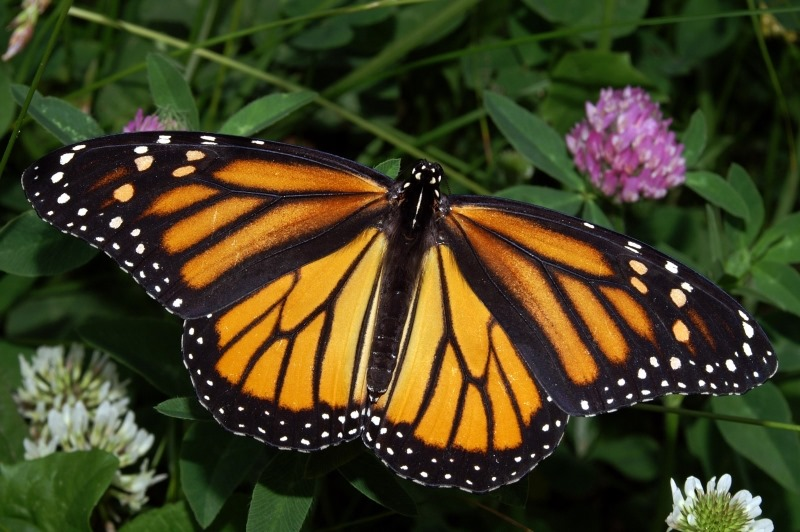
#> input picture lab8/Butterfly.jpg, 800 x 532 px
$ jupyter execute Lab8_Task_Solution.ipynb   (older library calls are emulated)
#> lines starting #> are read from the running program, lines starting #| are printed output that depends on the picture
# **Lab 8 Task - Edge Detection**

**Objective:** Apply and compare edge detection methods using Python and OpenCV, and investigate how parameter changes affect the detected edges.

[cell 1]
import cv2
import numpy as np
import matplotlib.pyplot as plt

imgFile = 'Butterfly.jpg'

## **Task 1: Apply Edge Detection Methods**

Selected image: `Butterfly.jpg`

[cell 2]
img = cv2.imread(imgFile)
#> img is the input picture: shape (532, 800, 3); mean B, G, R 33, 63.4, 66.8
gray = cv2.cvtColor(img, cv2.COLOR_BGR2GRAY)
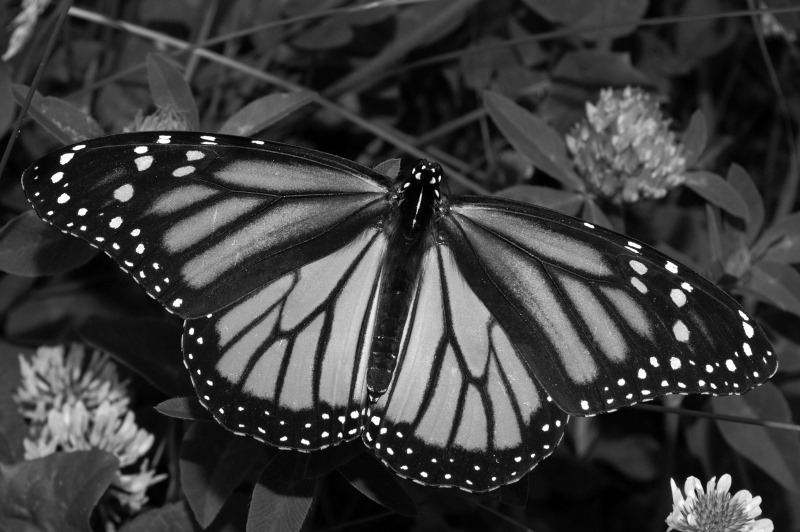
#> gray: shape (532, 800); min 0, max 255, mean 60.9
blurred = cv2.GaussianBlur(gray, (5, 5), 0)

### **Sobel Edge Detector**

[cell 3]
sobelx = cv2.Sobel(blurred, cv2.CV_64F, 1, 0, ksize=3)
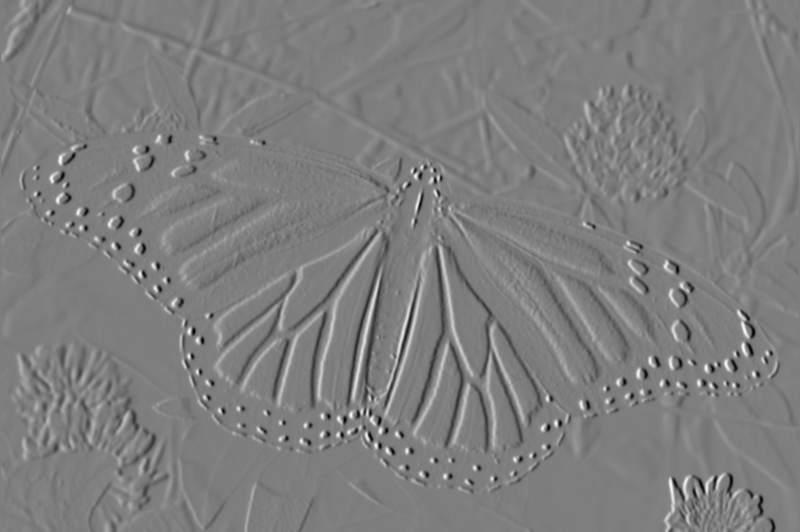
#> sobelx: shape (532, 800) float64; min -544, max 553, mean 0; drawn with min black and max white
sobely = cv2.Sobel(blurred, cv2.CV_64F, 0, 1, ksize=3)
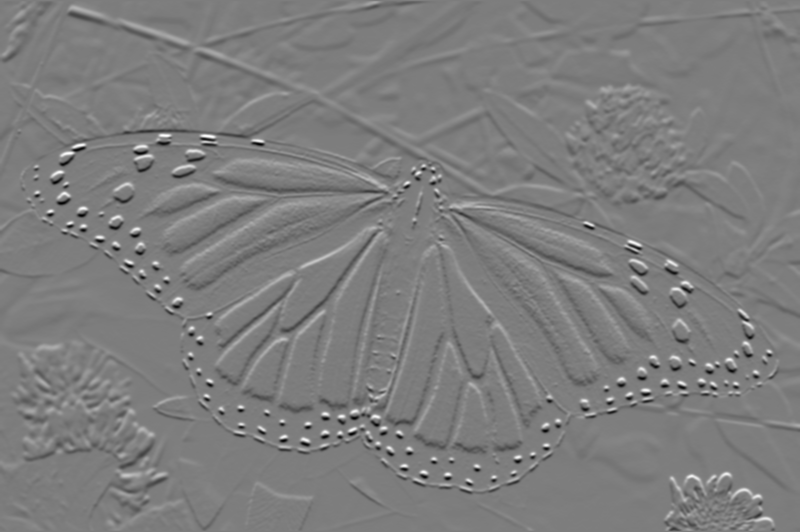
#> sobely: shape (532, 800) float64; min -563, max 579, mean -0.2; drawn with min black and max white
sobel_combined = cv2.magnitude(sobelx, sobely)
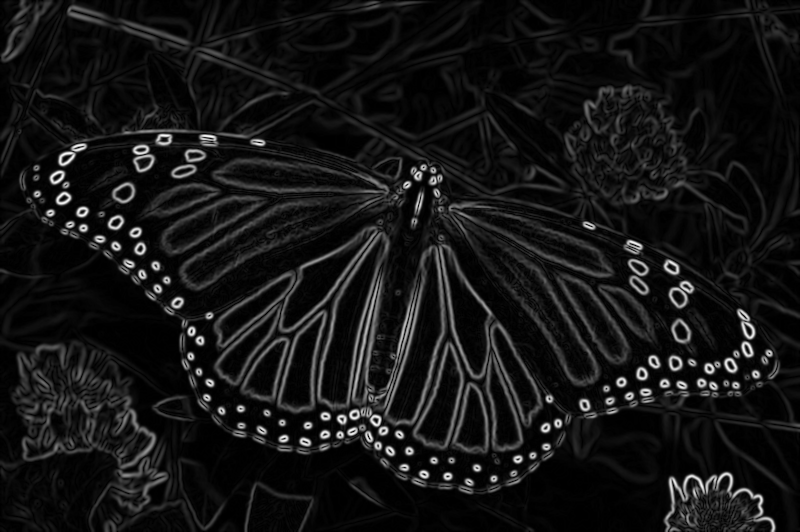
#> sobel_combined: shape (532, 800) float64; min 0, max 586.4, mean 48.7; drawn with min black and max white
sobel_final = np.uint8(np.clip(sobel_combined, 0, 255))
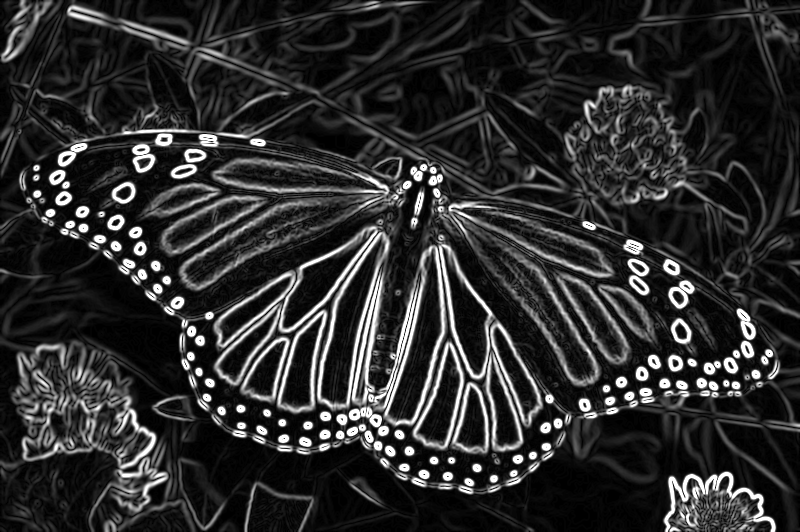
#> sobel_final: shape (532, 800); min 0, max 255, mean 45.2

### **Prewitt Edge Detector**

[cell 4]
kernel_x = np.array([[-1, 0, 1], [-1, 0, 1], [-1, 0, 1]], dtype=np.float64)
kernel_y = np.array([[-1, -1, -1], [0, 0, 0], [1, 1, 1]], dtype=np.float64)
prewitt_x = cv2.filter2D(blurred, cv2.CV_64F, kernel_x)
prewitt_y = cv2.filter2D(blurred, cv2.CV_64F, kernel_y)
prewitt_combined = cv2.magnitude(prewitt_x, prewitt_y)
prewitt_final = np.uint8(np.clip(prewitt_combined, 0, 255))
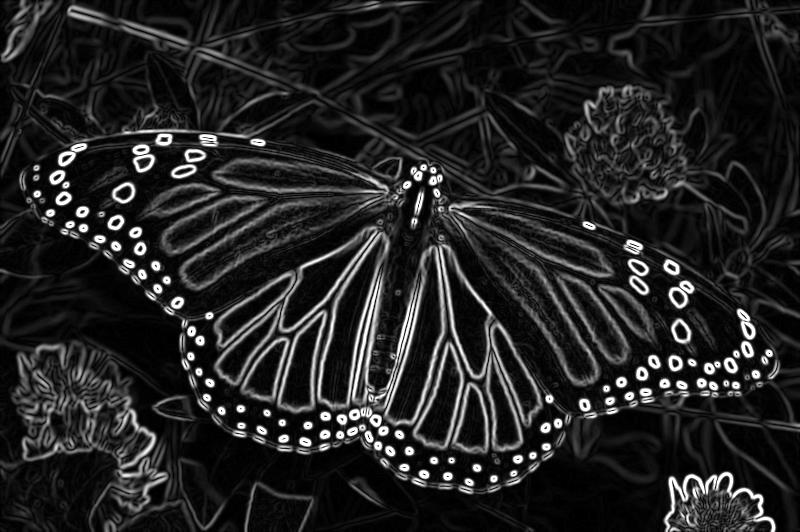
#> prewitt_final: shape (532, 800); min 0, max 255, mean 35

### **Canny Edge Detector**

[cell 5]
canny_edges = cv2.Canny(blurred, 50, 150)
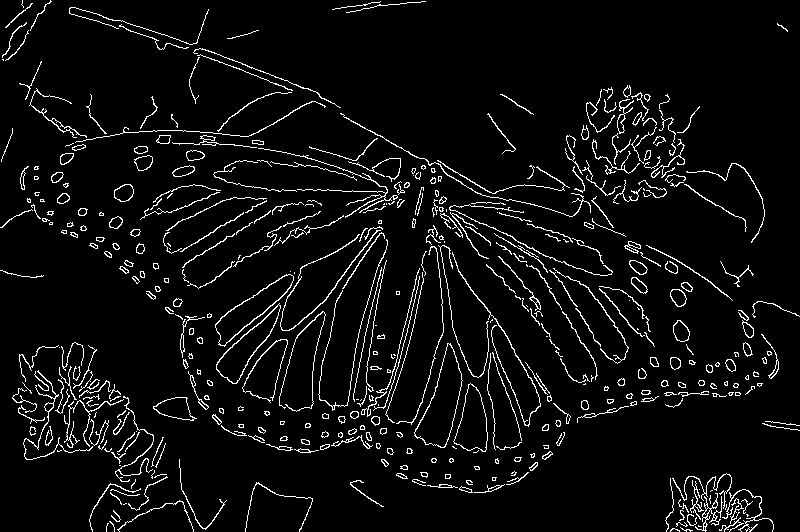
#> canny_edges: shape (532, 800); 5.5% white in thin lines or dots

### **Results**

[cell 6]
plt.figure(figsize=(14, 10))
plt.subplot(2, 2, 1), plt.imshow(cv2.cvtColor(img, cv2.COLOR_BGR2RGB)), plt.title('Original Image'), plt.axis('off')
plt.subplot(2, 2, 2), plt.imshow(sobel_final, cmap='gray'), plt.title('Sobel Edge Detection'), plt.axis('off')
plt.subplot(2, 2, 3), plt.imshow(prewitt_final, cmap='gray'), plt.title('Prewitt Edge Detection'), plt.axis('off')
plt.subplot(2, 2, 4), plt.imshow(canny_edges, cmap='gray'), plt.title('Canny Edge Detection'), plt.axis('off')
plt.tight_layout()
plt.show()
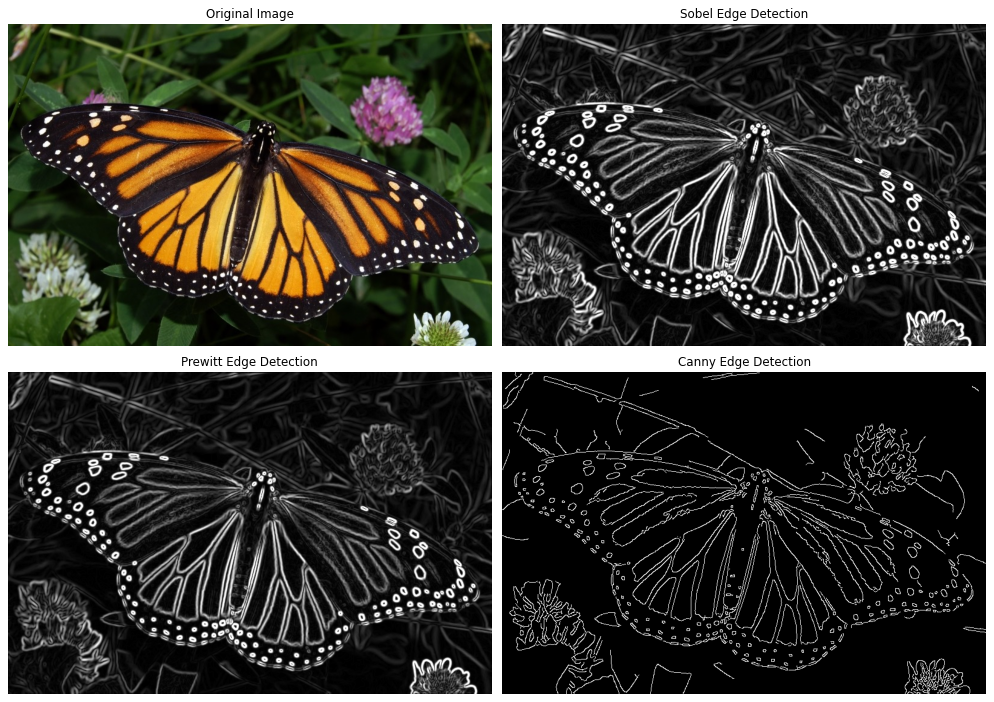
#> figure drawn by matplotlib, 4 panels

**Comparison:**
- **Sobel** gives thick, gradient-based edges with varying intensity. Its built-in smoothing (center weight of 2) makes it fairly resistant to noise, and the wing veins and black borders stand out clearly.
- **Prewitt** looks very similar to Sobel but slightly weaker and a little noisier, because its kernel gives equal weight to all rows/columns and has no extra smoothing.
- **Canny** produces thin, binary, one-pixel-wide edges thanks to non-maximum suppression and hysteresis thresholding. It gives the cleanest, best-localized outlines of the wings, veins and white spots, while ignoring most of the weak texture in the background leaves.

## **Task 2: Investigate the Effect of Canny Thresholds**

[cell 7]
thresholds = [(30, 90), (50, 150), (100, 200)]
canny_results = [cv2.Canny(blurred, low, high) for low, high in thresholds]
#> canny_results = 3 items

plt.figure(figsize=(18, 6))
for i, ((low, high), edges) in enumerate(zip(thresholds, canny_results)):
    plt.subplot(1, 3, i + 1), plt.imshow(edges, cmap='gray'), plt.title(f'Canny (Low={low}, High={high})'), plt.axis('off')
#> this loop made 3 passes
#> (low, high) on passes 1 to 3: (30, 90), (50, 150), (100, 200)
plt.tight_layout()
plt.show()
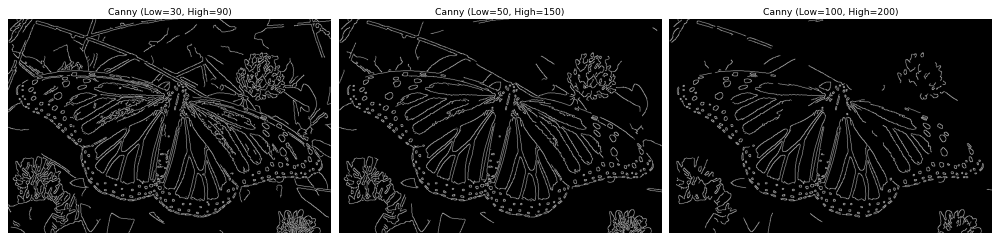
#> figure drawn by matplotlib, 3 panels

[cell 8]
for (low, high), edges in zip(thresholds, canny_results):
    print(f'Low={low}, High={high} -> Edge pixels: {np.count_nonzero(edges)}')
